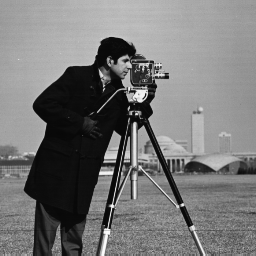
#> input picture Fotos/cameraman.png, 256 x 256 px, found by its file name
$ python 72_wavelets_intro.py   (older library calls are emulated)
#> lines starting #> are read from the running program, lines starting #| are printed output that depends on the picture; long printed decimals are rounded
### 07-Multiresolucion-Wavelets/codigos_previos/haarmtx.py
"""
 Universidad Adolfo Ibañez
% Facultad de Ingeniería y Ciencias

% Procesamiento Digital de Imágenes
% Miguel Carrasco (miguel.carrasco@uai.cl)
% rev.$1.2.$ date: 09/05/2020
"""

import numpy as np

def haarmtx(n):
    #basado en HAARMTX Compute Haar orthogonal transform matrix.
    # de Frederic Chanal (f.j.chanal@student.tue.nl) - 2004
    H= np.zeros([n,n])
    a=1/np.sqrt(n)
    for i in range(0,n):
        H[0,i] = a

    for k in range(1,n):
        p = np.int(np.log2(k))
        q = k-2**p+1
        t1 = n/2**p
        sup=np.int(q*t1)
        mid=np.int(sup-t1/2)
        inf=np.int(sup-t1)
        t2=2**(p/2)*a
        for j in range(0,inf):
            H[k,j]=0

        for j in range(inf,mid):
            H[k,j]=t2

        for j in range(mid,sup):
            H[k,j]= -t2

        for j in range(sup,n):
            H[k,j]=0

    return (H)

### 07-Multiresolucion-Wavelets/codigos_previos/72_wavelets_intro.py
"""
 Universidad Adolfo Ibañez
% Facultad de Ingeniería y Ciencias

% Procesamiento Digital de Imágenes
% Miguel Carrasco (miguel.carrasco@uai.cl)
% rev.$1.2.$ date: 09/05/2020
"""

import  sys
import cv2
import numpy as np
import matplotlib.pyplot as plt
from matplotlib import cm
from haarmtx import haarmtx

def encode_wavelet(img, H, type):
    # basado en ideas de BlkProc (Matlab)
    # Author: Miguel Carrasco
    n= H.shape[0]
    rs, cs = img.shape
    enc = np.zeros_like(img)
    bimg= np.hstack((img, np.flip(img,1)))
    bimg =np.vstack((bimg, np.flip(bimg,0)))
    #haar encode
    for i in range(0,rs,n):
        for j in range(0,cs,n):
            tmp = bimg[i:i+n, j:j+n]
            if type==0:
                enc[i:i+n, j:j+n]= np.dot(np.dot(H,tmp), np.transpose(H))
            else:
                enc[i:i+n, j:j+n]= np.dot(np.dot(np.transpose(H),tmp), H )
    return(enc)


def  agrupar(A, f):
    n= A.shape[0]
    S = np.zeros([n,n])
    delta = np.int(n/2)

    V,H= cuadrantes(delta)
    #haar decode
    for p in range(0,4):

        #caracteristicas
        if (p==0 and f>2):
            #cuadrante PPAL
            tmp = A[V[p]:V[p]+delta, H[p]:H[p]+delta]
            S[np.mod(p,2):n:2,(p>1):n:2]= agrupar(tmp, np.int(f/2))
        else:
            # otros cuadrantes
            S[np.mod(p,2):n:2,(p>1):n:2]= A[ V[p]:V[p]+delta, H[p]:H[p]+delta ]

    return S

def noise_estimation(A):
    n= A.shape[0]
    p=3
    tmp = A[np.mod(p,2):n:2,(p>1):n:2]
    #tmp = np.zeros_like(tmp)  #que pasa si borramos un cuadrante
    sigma_noise = np.median(np.abs(tmp.flatten()))/0.6745

    return sigma_noise

def  desagrupar(A, m, nse):
    n= A.shape[0]
    S = np.zeros([n,n])
    delta = np.int(n/2)

    V,H= cuadrantes(delta)
    #haar decode
    for p in range(0,4):
        # Posiciones de la imagen
        tmp = A[np.mod(p,2):n:2,(p>1):n:2]

        #caracteristicas
        if (p==0 and m>2):
            #cuadrante PPAL
            S[ V[p]:V[p]+delta, H[p]:H[p]+delta]= desagrupar(tmp, np.int(m/2), nse)
        else:
            # otros cuadrantes
            #INSERTAR EL FILTRO ACÁ
            if (p==0 and m%2==0):
                S[ V[p]:V[p]+delta, H[p]:H[p]+delta ]=tmp
            else:
                y = np.maximum(np.abs(tmp)-nse,0)
                denoising = y/(y+nse)* tmp
                S[ V[p]:V[p]+delta, H[p]:H[p]+delta ]=denoising

    return S

def cuadrantes(sz):
    #limites de cuadrantes
    V=np.zeros([2,2])
    for i in range(0,2):
        for j in range(0,2):
            ini  = sz*(np.mod(i,2))
            V[i,j] = ini

    H= V
    V= np.transpose(V)
    V= V.flatten().astype('int')
    H= H.flatten().astype('int')
    return (V, H)

# - - - - - - - - - - - - - - - - - - - - - - - - - - - - - - - - -
# programa ppal
img = cv2.imread('cameraman.png', cv2.IMREAD_GRAYSCALE)
#> img is the input picture: shape (256, 256); min 7, max 253, mean 118.7
img = cv2.normalize(img.astype('float'), None, 0.0, 1.0, cv2.NORM_MINMAX)
noise = np.random.random(img.shape)*0.05
img = img + noise


iter=8         #numero de subdivisiones (máx 8 niveles)
m=2**iter       #niveles

H = haarmtx(m)
enc = encode_wavelet(img, H, 0)
#> in encode_wavelet, `bimg= np.hstack((img, np.flip(img,1)))`:
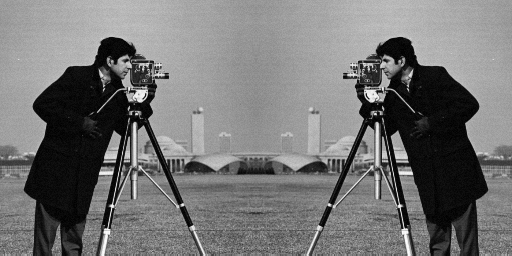
#> bimg: shape (256, 512) float64; min 0.00414, max 1.04, mean 0.479; drawn with min black and max white
#> in encode_wavelet, `bimg =np.vstack((bimg, np.flip(bimg,0)))`:
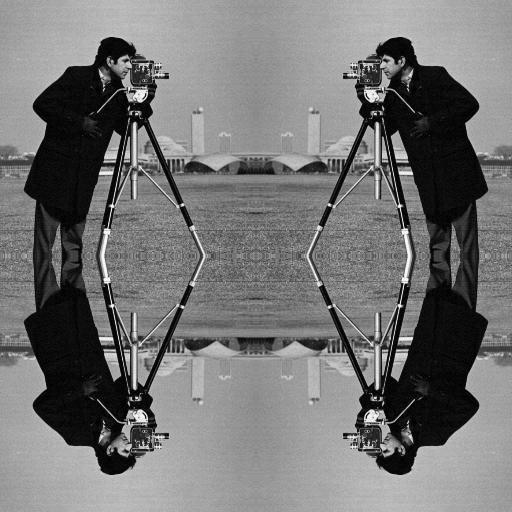
#> bimg: shape (512, 512) float64; min 0.00414, max 1.04, mean 0.479; drawn with min black and max white
#> after the loop in encode_wavelet, `for i in range(0,rs,n):`:
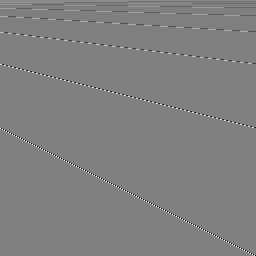
#> H: shape (256, 256) float64; min -0.707, max 0.707, mean 0.000244; drawn with min black and max white
#> after the loop in encode_wavelet, `for i in range(0,rs,n):`:
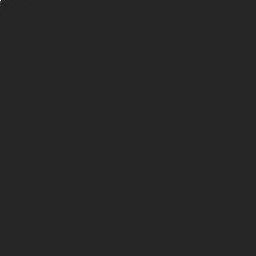
#> enc: shape (256, 256) float64; min -21.7, max 122.6, mean 0; drawn with min black and max white

nse = noise_estimation(enc)
#> in noise_estimation, `tmp = A[np.mod(p,2):n:2,(p>1):n:2]`:
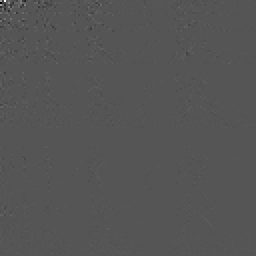
#> tmp: shape (128, 128) float64 (shown 2 times larger); min -5.28, max 10.47, mean 0.000398; drawn with min black and max white
#> in noise_estimation, `sigma_noise = np.median(np.abs(tmp.flatten()))/0.6745`: sigma_noise = 0.0265
#> nse = 0.0265
print("Ruido estimado: %3.8f"%nse)
#| Ruido estimado: 0.0265

grp =  desagrupar(enc,m, nse)
#> the loop in desagrupar, `for p in range(0,4):` made 4 passes
#> (tmp, denoising) on pass 1: ([[-0.0116, 0.00231], [0.00189, -0.0172]], [[0, 0], [0, 0]])
#> pass 1, in desagrupar (call 2), `tmp = A[np.mod(p,2):n:2,(p>1):n:2]`:
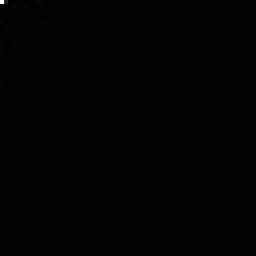
#> tmp: shape (64, 64) float64 (shown 4 times larger); min -1.35, max 122.6, mean 0; drawn with min black and max white
#> pass 1, in desagrupar (call 3), `tmp = A[np.mod(p,2):n:2,(p>1):n:2]`:
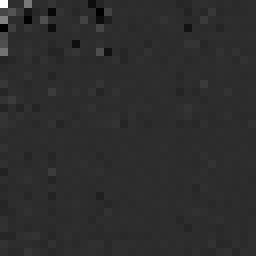
#> tmp: shape (32, 32) float64 (shown 8 times larger); min -0.971, max 4.52, mean 0.00692; drawn with min black and max white
dec = agrupar(grp,m)
#> the loop in agrupar, `for p in range(0,4):` made 4 passes
#> tmp on pass 1: [[122.6, -0.0413], [0, 0]]
out = encode_wavelet(dec, H, 1)

#resultados
fig = plt.figure(figsize=(10,5))
plt.subplot(121)
plt.imshow(img, cmap= cm.gray)
plt.axis('off')
plt.title('Imagen Original')

plt.subplot(122)
plt.imshow(out, cmap= cm.gray)
plt.axis('off')
plt.title('Imagen Filtrada')
plt.show()

fig = plt.figure()
plt.subplot(121)
plt.imshow(enc, cmap= cm.hsv)
plt.axis('off')
plt.title('Codificación de Haar')

plt.subplot(122)
plt.imshow(grp, cmap= cm.hsv)
plt.axis('off')
plt.title('Agrupación en  niveles')


plt.show()
